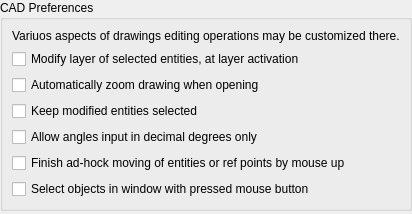
<?xml version="1.0" encoding="UTF-8"?>
<ui version="4.0">
 <class>LC_SettingsPageCadPreferences</class>
 <widget class="QWidget" name="LC_SettingsPageCadPreferences">
  <property name="geometry">
   <rect>
    <x>0</x>
    <y>0</y>
    <width>406</width>
    <height>214</height>
   </rect>
  </property>
  <layout class="QGridLayout" name="gridLayout_main">
   <property name="leftMargin">
    <number>0</number>
   </property>
   <property name="topMargin">
    <number>0</number>
   </property>
   <property name="rightMargin">
    <number>0</number>
   </property>
   <property name="bottomMargin">
    <number>0</number>
   </property>
   <item row="0" column="0">
    <widget class="QGroupBox" name="groupBox_5">
     <property name="title">
      <string>CAD Preferences</string>
     </property>
     <layout class="QGridLayout" name="gridLayout">
      <item row="6" column="0">
       <widget class="QCheckBox" name="cbSelectionWindowByMBClickAndUp">
        <property name="sizePolicy">
         <sizepolicy hsizetype="Preferred" vsizetype="Preferred">
          <horstretch>0</horstretch>
          <verstretch>0</verstretch>
         </sizepolicy>
        </property>
        <property name="toolTip">
         <string>Entities Selection Window

If selected, entities selection window is defined with pressed left mouse button.
Otherwirse, 2 mouse clicks are used for corners (LibreCAD classic)</string>
        </property>
        <property name="text">
         <string>Select objects in window with pressed mouse button</string>
        </property>
       </widget>
      </item>
      <item row="1" column="0">
       <widget class="QCheckBox" name="cbToActiveLayer">
        <property name="sizePolicy">
         <sizepolicy hsizetype="Preferred" vsizetype="Preferred">
          <horstretch>0</horstretch>
          <verstretch>0</verstretch>
         </sizepolicy>
        </property>
        <property name="toolTip">
         <string>Modify Layer on Layer Activation

When enabled, activating a layer would modify all selected entities to that new layer.
To change layer of multiple entities: first select needed entities; activate a layer in the layer widget.
This makes all selected entities modified to belong to the new layer.</string>
        </property>
        <property name="text">
         <string>Modify layer of selected entities, at layer activation</string>
        </property>
       </widget>
      </item>
      <item row="3" column="0">
       <widget class="QCheckBox" name="cbKeepModifiedSelected">
        <property name="sizePolicy">
         <sizepolicy hsizetype="Preferred" vsizetype="Preferred">
          <horstretch>0</horstretch>
          <verstretch>0</verstretch>
         </sizepolicy>
        </property>
        <property name="toolTip">
         <string>Modified Entities Stays Selected

If selected, entities will stay selected after completion of Modify operations.
Otherwise, they will be not selected. </string>
        </property>
        <property name="text">
         <string>Keep modified entities selected</string>
        </property>
       </widget>
      </item>
      <item row="1" column="1">
       <spacer name="horizontalSpacer">
        <property name="orientation">
         <enum>Qt::Orientation::Horizontal</enum>
        </property>
        <property name="sizeHint" stdset="0">
         <size>
          <width>0</width>
          <height>0</height>
         </size>
        </property>
       </spacer>
      </item>
      <item row="4" column="0">
       <widget class="QCheckBox" name="cbAnglesInputInDecimalDegreesOnly">
        <property name="sizePolicy">
         <sizepolicy hsizetype="Preferred" vsizetype="Preferred">
          <horstretch>0</horstretch>
          <verstretch>0</verstretch>
         </sizepolicy>
        </property>
        <property name="toolTip">
         <string>Angles in Degress Only

If checked, it will be possible to enter value of angle in decimal degrees only.
Otherwise, angles in surveyor, radiant, imperial degrees and bearing formats are allowed for input.  </string>
        </property>
        <property name="text">
         <string>Allow angles input in decimal degrees only</string>
        </property>
       </widget>
      </item>
      <item row="2" column="0">
       <widget class="QCheckBox" name="cbAutoZoomDrawing">
        <property name="sizePolicy">
         <sizepolicy hsizetype="Preferred" vsizetype="Preferred">
          <horstretch>0</horstretch>
          <verstretch>0</verstretch>
         </sizepolicy>
        </property>
        <property name="toolTip">
         <string>Auto Zoom on Open

If selected, drawing will be zoomed automatically after opening.</string>
        </property>
        <property name="text">
         <string>Automatically zoom drawing when opening</string>
        </property>
       </widget>
      </item>
      <item row="5" column="0">
       <widget class="QCheckBox" name="cbFinishMovingByMouseUp">
        <property name="sizePolicy">
         <sizepolicy hsizetype="Preferred" vsizetype="Preferred">
          <horstretch>0</horstretch>
          <verstretch>0</verstretch>
         </sizepolicy>
        </property>
        <property name="toolTip">
         <string>Ad-hock entity move with mouse button pressed

If selected, mouse up will finish ad-hock moving operations (so just one click is need).
Otherwise, first click initiates move, and second one completes it.</string>
        </property>
        <property name="text">
         <string>Finish ad-hock moving of entities or ref points by mouse up</string>
        </property>
       </widget>
      </item>
      <item row="0" column="0" colspan="2">
       <widget class="QLabel" name="label">
        <property name="text">
         <string>Variuos aspects of drawings editing operations may be customized there.</string>
        </property>
       </widget>
      </item>
     </layout>
    </widget>
   </item>
   <item row="1" column="0">
    <spacer name="verticalSpacer">
     <property name="orientation">
      <enum>Qt::Orientation::Vertical</enum>
     </property>
     <property name="sizeHint" stdset="0">
      <size>
       <width>0</width>
       <height>0</height>
      </size>
     </property>
    </spacer>
   </item>
  </layout>
 </widget>
 <resources/>
 <connections/>
</ui>
